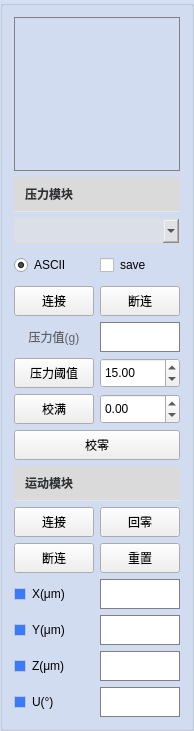
  <widget class="QGroupBox" name="visio">
   <property name="geometry">
    <rect>
     <x>1</x>
     <y>4</y>
     <width>146</width>
     <height>731</height>
    </rect>
   </property>
   <property name="sizePolicy">
    <sizepolicy hsizetype="Fixed" vsizetype="Fixed">
     <horstretch>0</horstretch>
     <verstretch>0</verstretch>
    </sizepolicy>
   </property>
   <property name="styleSheet">
    <string notr="true">QGroupBox{
		background-color:#d4dff3; }
</string>
   </property>
   <layout class="QGridLayout" name="gridLayout" rowstretch="9,0,0,0,0,0,0,0,0,0,0,0,0,0,0,0,0,0,0,0,0,0,0,0,0" columnstretch="0,0">
    <item row="20" column="1">
     <widget class="QPushButton" name="reset">
      <property name="minimumSize">
       <size>
        <width>0</width>
        <height>30</height>
       </size>
      </property>
      <property name="styleSheet">
       <string notr="true"/>
      </property>
      <property name="text">
       <string>重置</string>
      </property>
     </widget>
    </item>
    <item row="9" column="0" colspan="2">
     <widget class="QLabel" name="label_3">
      <property name="styleSheet">
       <string notr="true">font: 16pt &quot;Adobe Arabic&quot;;
    font-weight: bold;
    color: #303133;

    qproperty-alignment: AlignCenter;
	
	
background-color: rgb(218, 218, 218);
    border-bottom: 1px solid #E4E7ED;

    padding: 8px;</string>
      </property>
      <property name="text">
       <string>压力模块</string>
      </property>
     </widget>
    </item>
    <item row="13" column="1">
     <widget class="QPushButton" name="pressureDisconnect">
      <property name="minimumSize">
       <size>
        <width>0</width>
        <height>30</height>
       </size>
      </property>
      <property name="styleSheet">
       <string notr="true"/>
      </property>
      <property name="text">
       <string>断连</string>
      </property>
     </widget>
    </item>
    <item row="21" column="0">
     <widget class="QCheckBox" name="X">
      <property name="minimumSize">
       <size>
        <width>0</width>
        <height>30</height>
       </size>
      </property>
      <property name="styleSheet">
       <string notr="true">QCheckBox::indicator {
    width: 10px;
    height: 10px;
    border: 1px solid #C0C4CC;
    background: white;
}

QCheckBox::indicator:checked {
    background-color: #3A7AFE;
}</string>
      </property>
      <property name="text">
       <string>X(μm)</string>
      </property>
      <property name="checked">
       <bool>true</bool>
      </property>
     </widget>
    </item>
    <item row="14" column="0">
     <widget class="QLabel" name="label_4">
      <property name="styleSheet">
       <string notr="true">color: #606266;
border: none;</string>
      </property>
      <property name="frameShape">
       <enum>QFrame::NoFrame</enum>
      </property>
      <property name="frameShadow">
       <enum>QFrame::Plain</enum>
      </property>
      <property name="text">
       <string>压力值(g)</string>
      </property>
      <property name="textFormat">
       <enum>Qt::RichText</enum>
      </property>
      <property name="alignment">
       <set>Qt::AlignCenter</set>
      </property>
     </widget>
    </item>
    <item row="21" column="1">
     <widget class="QLabel" name="XPos">
      <property name="minimumSize">
       <size>
        <width>0</width>
        <height>30</height>
       </size>
      </property>
      <property name="styleSheet">
       <string notr="true">border:1px solid grey;
background-color:rgb(255, 255, 255);</string>
      </property>
      <property name="text">
       <string/>
      </property>
      <property name="alignment">
       <set>Qt::AlignCenter</set>
      </property>
     </widget>
    </item>
    <item row="22" column="0">
     <widget class="QCheckBox" name="Y">
      <property name="minimumSize">
       <size>
        <width>0</width>
        <height>30</height>
       </size>
      </property>
      <property name="styleSheet">
       <string notr="true">
QCheckBox::indicator {
    width: 10px;
    height: 10px;
    border: 1px solid #C0C4CC;
    background: white;
}

QCheckBox::indicator:checked {
    background-color: #3A7AFE;
}</string>
      </property>
      <property name="text">
       <string>Y(μm)</string>
      </property>
      <property name="checked">
       <bool>true</bool>
      </property>
     </widget>
    </item>
    <item row="23" column="1">
     <widget class="QLabel" name="ZPos">
      <property name="minimumSize">
       <size>
        <width>0</width>
        <height>30</height>
       </size>
      </property>
      <property name="styleSheet">
       <string notr="true">background-color: rgb(255, 255, 255);
border:1px solid grey;</string>
      </property>
      <property name="text">
       <string/>
      </property>
      <property name="alignment">
       <set>Qt::AlignCenter</set>
      </property>
     </widget>
    </item>
    <item row="24" column="0">
     <widget class="QCheckBox" name="U">
      <property name="minimumSize">
       <size>
        <width>0</width>
        <height>30</height>
       </size>
      </property>
      <property name="styleSheet">
       <string notr="true">QCheckBox::indicator {
  	width: 10px;
    height: 10px;
    border: 1px solid #C0C4CC;
    background: white;
}

QCheckBox::indicator:checked {
    background-color: #3A7AFE;
}</string>
      </property>
      <property name="text">
       <string>U(°)</string>
      </property>
      <property name="checked">
       <bool>true</bool>
      </property>
     </widget>
    </item>
    <item row="19" column="1">
     <widget class="QPushButton" name="home">
      <property name="minimumSize">
       <size>
        <width>0</width>
        <height>30</height>
       </size>
      </property>
      <property name="styleSheet">
       <string notr="true"/>
      </property>
      <property name="text">
       <string>回零</string>
      </property>
     </widget>
    </item>
    <item row="18" column="0" colspan="2">
     <widget class="QLabel" name="label">
      <property name="styleSheet">
       <string notr="true">font: 16pt &quot;Adobe Arabic&quot;;
    font-weight: bold;
    color: #303133;

    qproperty-alignment: AlignCenter;

    background-color: rgb(218, 218, 218);
    border-bottom: 1px solid #E4E7ED;

    padding: 8px;</string>
      </property>
      <property name="text">
       <string>运动模块</string>
      </property>
     </widget>
    </item>
    <item row="17" column="0" colspan="2">
     <widget class="QPushButton" name="zero">
      <property name="minimumSize">
       <size>
        <width>0</width>
        <height>30</height>
       </size>
      </property>
      <property name="styleSheet">
       <string notr="true"/>
      </property>
      <property name="text">
       <string>校零</string>
      </property>
     </widget>
    </item>
    <item row="12" column="0">
     <widget class="QRadioButton" name="modelChange">
      <property name="minimumSize">
       <size>
        <width>0</width>
        <height>30</height>
       </size>
      </property>
      <property name="layoutDirection">
       <enum>Qt::LeftToRight</enum>
      </property>
      <property name="styleSheet">
       <string notr="true">border: none;</string>
      </property>
      <property name="text">
       <string>ASCII</string>
      </property>
      <property name="checked">
       <bool>true</bool>
      </property>
     </widget>
    </item>
    <item row="11" column="0" colspan="2">
     <widget class="QComboBox" name="pressureCOM">
      <property name="styleSheet">
       <string notr="true">QComboBox {
    
	
	
	background-color: rgba(226, 226, 226, 150);
    border: 1px solid #DCDCDC;
    padding: 4px 8px;
}

QComboBox:hover {
    border: 1px solid #3A7AFE;
}</string>
      </property>
     </widget>
    </item>
    <item row="22" column="1">
     <widget class="QLabel" name="YPos">
      <property name="minimumSize">
       <size>
        <width>0</width>
        <height>30</height>
       </size>
      </property>
      <property name="styleSheet">
       <string notr="true">background-color: rgb(255, 255, 255);
border:1px solid grey;</string>
      </property>
      <property name="text">
       <string/>
      </property>
      <property name="alignment">
       <set>Qt::AlignCenter</set>
      </property>
     </widget>
    </item>
    <item row="15" column="1">
     <widget class="QDoubleSpinBox" name="globalPressureThresholdBox">
      <property name="minimumSize">
       <size>
        <width>0</width>
        <height>30</height>
       </size>
      </property>
      <property name="styleSheet">
       <string notr="true"/>
      </property>
      <property name="minimum">
       <double>-99.989999999999995</double>
      </property>
      <property name="value">
       <double>15.000000000000000</double>
      </property>
     </widget>
    </item>
    <item row="13" column="0">
     <widget class="QPushButton" name="pressureConnect">
      <property name="minimumSize">
       <size>
        <width>0</width>
        <height>30</height>
       </size>
      </property>
      <property name="styleSheet">
       <string notr="true"/>
      </property>
      <property name="text">
       <string>连接</string>
      </property>
     </widget>
    </item>
    <item row="16" column="0">
     <widget class="QPushButton" name="full">
      <property name="minimumSize">
       <size>
        <width>0</width>
        <height>30</height>
       </size>
      </property>
      <property name="styleSheet">
       <string notr="true"/>
      </property>
      <property name="text">
       <string>校满</string>
      </property>
     </widget>
    </item>
    <item row="23" column="0">
     <widget class="QCheckBox" name="Z">
      <property name="minimumSize">
       <size>
        <width>0</width>
        <height>30</height>
       </size>
      </property>
      <property name="styleSheet">
       <string notr="true">QCheckBox::indicator {
    width: 10px;
    height: 10px;
    border: 1px solid #C0C4CC;
    background: white;
}

QCheckBox::indicator:checked {
    background-color: #3A7AFE;
}</string>
      </property>
      <property name="text">
       <string>Z(μm)</string>
      </property>
      <property name="checked">
       <bool>true</bool>
      </property>
     </widget>
    </item>
    <item row="20" column="0">
     <widget class="QPushButton" name="moveDisconnect">
      <property name="minimumSize">
       <size>
        <width>0</width>
        <height>30</height>
       </size>
      </property>
      <property name="styleSheet">
       <string notr="true"/>
      </property>
      <property name="text">
       <string>断连</string>
      </property>
     </widget>
    </item>
    <item row="24" column="1">
     <widget class="QLabel" name="UPos">
      <property name="minimumSize">
       <size>
        <width>0</width>
        <height>30</height>
       </size>
      </property>
      <property name="styleSheet">
       <string notr="true">background-color: rgb(255, 255, 255);
border:1px solid grey;</string>
      </property>
      <property name="text">
       <string/>
      </property>
      <property name="alignment">
       <set>Qt::AlignCenter</set>
      </property>
     </widget>
    </item>
    <item row="16" column="1">
     <widget class="QDoubleSpinBox" name="fullValue">
      <property name="minimumSize">
       <size>
        <width>0</width>
        <height>30</height>
       </size>
      </property>
      <property name="styleSheet">
       <string notr="true"/>
      </property>
      <property name="minimum">
       <double>-99.989999999999995</double>
      </property>
     </widget>
    </item>
    <item row="12" column="1">
     <widget class="QCheckBox" name="save">
      <property name="minimumSize">
       <size>
        <width>0</width>
        <height>30</height>
       </size>
      </property>
      <property name="styleSheet">
       <string notr="true">border-color: rgba(255, 255, 255, 0);</string>
      </property>
      <property name="text">
       <string>save</string>
      </property>
     </widget>
    </item>
    <item row="15" column="0">
     <widget class="QPushButton" name="setPressureThreshold">
      <property name="minimumSize">
       <size>
        <width>0</width>
        <height>30</height>
       </size>
      </property>
      <property name="font">
       <font>
        <family>Microsoft YaHei</family>
       </font>
      </property>
      <property name="styleSheet">
       <string notr="true"/>
      </property>
      <property name="text">
       <string>压力阈值</string>
      </property>
     </widget>
    </item>
    <item row="19" column="0">
     <widget class="QPushButton" name="moveConnect">
      <property name="minimumSize">
       <size>
        <width>0</width>
        <height>30</height>
       </size>
      </property>
      <property name="styleSheet">
       <string notr="true"/>
      </property>
      <property name="text">
       <string>连接</string>
      </property>
     </widget>
    </item>
    <item row="14" column="1">
     <widget class="QLabel" name="pressureValue">
      <property name="minimumSize">
       <size>
        <width>0</width>
        <height>30</height>
       </size>
      </property>
      <property name="styleSheet">
       <string notr="true">border:1px solid grey;
background-color: rgb(255, 255, 255);</string>
      </property>
      <property name="text">
       <string/>
      </property>
      <property name="alignment">
       <set>Qt::AlignCenter</set>
      </property>
     </widget>
    </item>
    <item row="0" column="0" rowspan="9" colspan="2">
     <widget class="QLabel" name="visioLabel_2">
      <property name="minimumSize">
       <size>
        <width>126</width>
        <height>149</height>
       </size>
      </property>
      <property name="styleSheet">
       <string notr="true">border:1px solid grey;</string>
      </property>
      <property name="text">
       <string/>
      </property>
     </widget>
    </item>
   </layout>
  </widget>
